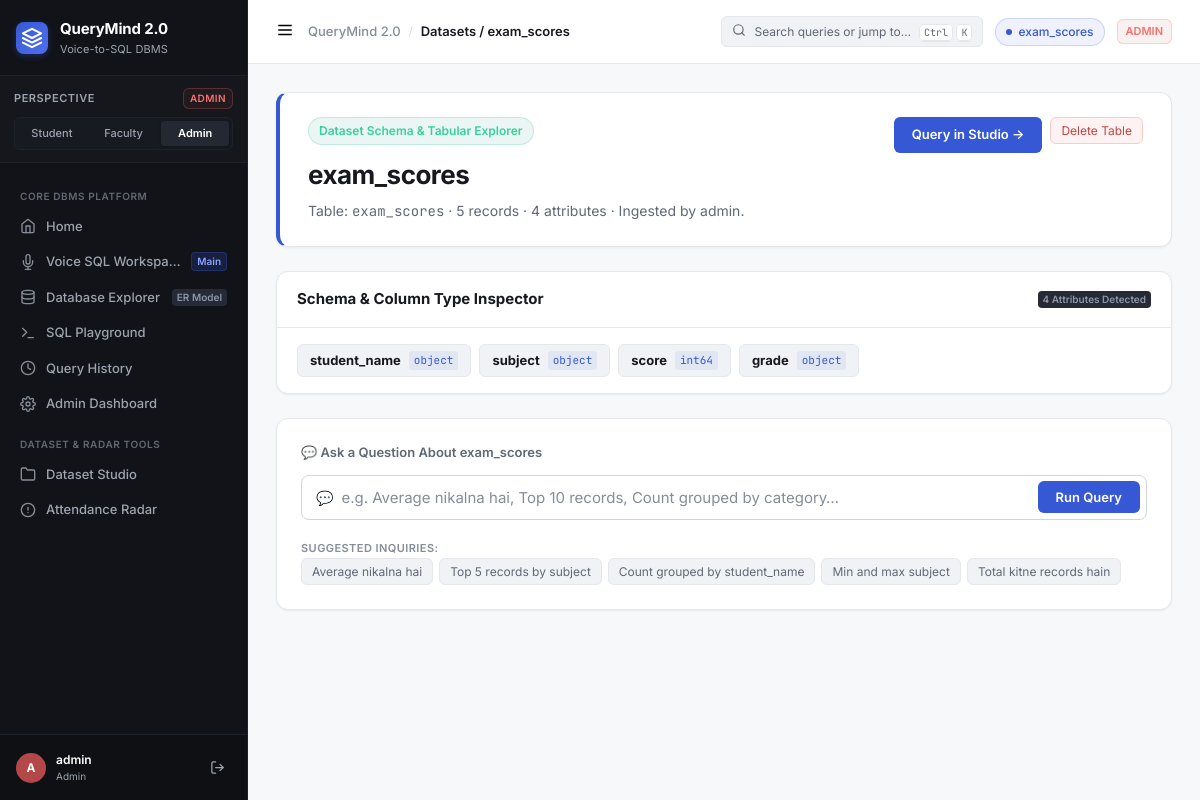
Screenshot of /datasets/exam_scores with the database file from the repository.
### tables this page shows
CREATE TABLE dataset_registry (
            id           INTEGER PRIMARY KEY AUTOINCREMENT,
            table_name   TEXT NOT NULL UNIQUE,
            display_name TEXT NOT NULL,
            row_count    INTEGER DEFAULT 0,
            col_count    INTEGER DEFAULT 0,
            columns_json TEXT,
            uploaded_by  TEXT,
            uploaded_at  TEXT DEFAULT (datetime('now'))
        );

### app.py (the view)
@app.route("/datasets/<table_name>")
@login_required
def dataset_view(table_name):
    schema = get_dataset_schema(table_name)
    if not schema:
        flash("Dataset not found.", "danger")
        return redirect(url_for("datasets"))
    return render_template("dataset_view.html", schema=schema,
                           role=session["role"], table_name=table_name)

### app.py (called while the page is built)
def login_required(f):
    from functools import wraps
    @wraps(f)
    def wrapper(*args, **kwargs):
        if "user_id" not in session:
            flash("Please log in to continue.", "warning")
            return redirect(url_for("login"))
        return f(*args, **kwargs)
    return wrapper

@app.before_request
def ensure_default_session():
    if "user_id" not in session:
        session["user_id"] = 1
        session["username"] = "admin"
        session["role"] = "admin"

@app.context_processor
def inject_global_ui_context():
    try:
        datasets = get_uploaded_datasets()
    except Exception:
        datasets = []
    return {
        "current_role": session.get("role", "admin"),
        "current_username": session.get("username", "admin"),
        "global_datasets": datasets,
    }

### db/database.py (called while the page is built, shortened)
def _conn():
    conn = sqlite3.connect(DB_PATH)
    conn.row_factory = sqlite3.Row          # rows accessible as dicts
    conn.execute("PRAGMA foreign_keys = ON")
    conn.execute("PRAGMA journal_mode = WAL")
    return conn

def _setup_registry():
    conn = _conn()
    conn.execute("""
        CREATE TABLE IF NOT EXISTS dataset_registry (
            id           INTEGER PRIMARY KEY AUTOINCREMENT,
            table_name   TEXT NOT NULL UNIQUE,
            display_name TEXT NOT NULL,
            row_count    INTEGER DEFAULT 0,
            col_count    INTEGER DEFAULT 0,
            columns_json TEXT,
            uploaded_by  TEXT,
            uploaded_at  TEXT DEFAULT (datetime('now'))
        )
    """)
    conn.commit()
    count = conn.execute("SELECT COUNT(*) FROM dataset_registry").fetchone()[0]
    conn.close()

def get_uploaded_datasets() -> list:
    _setup_registry()
    conn = _conn()
    rows = conn.execute(
        "SELECT * FROM dataset_registry ORDER BY id DESC"
    ).fetchall()
    conn.close()
    return [dict(r) for r in rows]

### templates/dataset_view.html (shortened to what this page needs)
{% extends "base.html" %}
{% block breadcrumb %}Datasets / {{ schema.display_name }}{% endblock %}
{% block content %}
<div class="workspace-view">
  <div class="role-hero" style="border-left: 4px solid var(--accent-primary);">
    <div class="role-hero-left">
      <div class="role-badge-lg badge-student">
        Dataset Schema &amp; Tabular Explorer
      </div>
      <h1>{{ schema.display_name }}</h1>
      <p class="hero-sub">Table: <code style="font-family:var(--font-mono);">{{ table_name }}</code> · {{ schema.row_count }} records · {{ schema.col_count }} attributes · Ingested by {{ schema.uploaded_by }}.</p>
    </div>
    <div class="dataset-switcher-box">
      <div style="display:flex; gap:8px;">
        <a href="{{ url_for('portal2', table=table_name) }}" class="btn-query">
          Query in Studio →
        </a>
        {% if role == 'admin' %}
        <form method="POST" action="{{ url_for('dataset_delete', table_name=table_name) }}"
              onsubmit="return confirm('Permanently delete table {{ table_name }}?')">
          <button type="submit" class="chip" style="color:var(--status-danger); border-color:#FECACA; background:#FEF2F2;">
            Delete Table
          </button>
        </form>
        {% endif %}
      </div>
    </div>
  </div>
  <div class="gov-card" style="margin-bottom:24px;">
    <div class="gov-card-header">
      <h3>Schema &amp; Column Type Inspector</h3>
      <span class="nav-meta-badge">{{ schema.col_count }} Attributes Detected</span>
    </div>
    <div style="padding:16px 20px;">
      <div style="display:flex; flex-wrap:wrap; gap:8px;">
        {% for col in schema.col_info %}
        <div style="display:inline-flex; align-items:center; gap:8px; padding:6px 12px; background:var(--surface-secondary); border:1px solid var(--border-subtle); border-radius:var(--radius-sm);">
          <strong style="font-size:13px; color:var(--text-primary);">{{ col.name }}</strong>
          <span style="font-family:var(--font-mono); font-size:11px; color:var(--accent-primary); background:var(--accent-subtle); padding:1px 5px; border-radius:3px;">
            {{ col.dtype }}
          </span>
        </div>
        {% endfor %}
      </div>
    </div>
  </div>
  <div class="query-card">
    <div class="card-label">💬 Ask a Question About {{ schema.display_name }}</div>
    <form method="POST" action="{{ url_for('portal2_ask') }}" id="queryForm">
      <div class="query-input-wrapper">
        <span class="query-prefix">💬</span>
        <input type="text" name="question" id="questionInput" class="query-input"
          placeholder="e.g. Average nikalna hai, Top 10 records, Count grouped by category…" required />
        <button type="submit" class="btn-query">Run Query</button>
      </div>
    </form>
    <div class="suggestions">
      <span class="suggestion-label">Suggested Inquiries:</span>
      <div class="suggestion-chips">
        <button class="chip" onclick="ask(this)">Average nikalna hai</button>
        {% if schema.col_info and schema.col_info|length > 1 %}
        <button class="chip" onclick="ask(this)">Top 5 records by {{ schema.col_info[1].name }}</button>
        <button class="chip" onclick="ask(this)">Count grouped by {{ schema.col_info[0].name }}</button>
        <button class="chip" onclick="ask(this)">Min and max {{ schema.col_info[1].name }}</button>
        {% endif %}
        <button class="chip" onclick="ask(this)">Total kitne records hain</button>
      </div>
    </div>
  </div>
</div>
{% endblock %}

### templates/base.html (shortened to what this page needs)
<!DOCTYPE html>
<html lang="en">
<head>
  <link rel="stylesheet" href="{{ url_for('static', filename='css/style.css') }}" />
</head>
<body class="app-shell role-{{ current_role }}">
  <aside class="sidebar-rail">
    <div class="sidebar-brand">
      <a href="{{ url_for('home') }}" class="brand-link">
        <div class="brand-logo-mark">
          <svg width="22" height="22" viewBox="0 0 24 24" fill="none" stroke="currentColor" stroke-width="2.2" stroke-linecap="round" stroke-linejoin="round">
            <polygon points="12 2 2 7 12 12 22 7 12 2"></polygon>
            <polyline points="2 17 12 22 22 17"></polyline>
            <polyline points="2 12 12 17 22 12"></polyline>
          </svg>
        </div>
        <div class="brand-text-block">
          <span class="brand-title">QueryMind 2.0</span>
          <span class="brand-tagline">Voice-to-SQL DBMS</span>
        </div>
      </a>
    </div>
    <div class="role-perspective-box">
      <div class="rpb-header">
        <span class="rpb-label">Perspective</span>
        <span class="rpb-role-badge badge-{{ current_role }}">{{ current_role|upper }}</span>
      </div>
      <div class="role-pills">
        <a href="{{ url_for('switch_role', target_role='student') }}"
           class="role-pill {% if current_role == 'student' %}active{% endif %}" title="Switch to Student Perspective (Aarav Sharma)">
          Student
        </a>
        <a href="{{ url_for('switch_role', target_role='teacher') }}"
           class="role-pill {% if current_role in ('teacher', 'faculty') %}active{% endif %}" title="Switch to Faculty Perspective (Prof. Sharma)">
          Faculty
        </a>
        <a href="{{ url_for('switch_role', target_role='admin') }}"
           class="role-pill {% if current_role == 'admin' %}active{% endif %}" title="Switch to Administrator Governance">
          Admin
        </a>
      </div>
    </div>
    <nav class="sidebar-nav">
      <div class="nav-group-header">Core DBMS Platform</div>
      <a href="{{ url_for('home') }}" class="nav-item {% if request.endpoint == 'home' %}active{% endif %}">
        <span class="nav-icon">
          <svg width="16" height="16" viewBox="0 0 24 24" fill="none" stroke="currentColor" stroke-width="2" stroke-linecap="round" stroke-linejoin="round">
            <path d="M3 9l9-7 9 7v11a2 2 0 0 1-2 2H5a2 2 0 0 1-2-2z"></path>
            <polyline points="9 22 9 12 15 12 15 22"></polyline>
          </svg>
        </span>
        <span class="nav-label">Home</span>
      </a>
      <a href="{{ url_for('voice_sql_workspace') }}" class="nav-item {% if request.endpoint in ('voice_sql_workspace', 'workspace') %}active{% endif %}">
        <span class="nav-icon">
        </span>
        <span class="nav-label">Voice SQL Workspace</span>
        <span class="nav-meta-badge voice-pulse">Main</span>
      </a>
      <a href="{{ url_for('database_explorer') }}" class="nav-item {% if request.endpoint == 'database_explorer' %}active{% endif %}">
        <span class="nav-icon">
          <svg width="16" height="16" viewBox="0 0 24 24" fill="none" stroke="currentColor" stroke-width="2" stroke-linecap="round" stroke-linejoin="round">
            <ellipse cx="12" cy="5" rx="9" ry="3"></ellipse>
            <path d="M21 12c0 1.66-4 3-9 3s-9-1.34-9-3"></path>
            <path d="M3 5v14c0 1.66 4 3 9 3s9-1.34 9-3V5"></path>
          </svg>
        </span>
        <span class="nav-label">Database Explorer</span>
        <span class="nav-meta-badge">ER Model</span>
      </a>
      <a href="{{ url_for('sql_playground') }}" class="nav-item {% if request.endpoint == 'sql_playground' %}active{% endif %}">
        <span class="nav-icon">
          <svg width="16" height="16" viewBox="0 0 24 24" fill="none" stroke="currentColor" stroke-width="2" stroke-linecap="round" stroke-linejoin="round">
            <polyline points="4 17 10 11 4 5"></polyline>
            <line x1="12" y1="19" x2="20" y2="19"></line>
          </svg>
        </span>
        <span class="nav-label">SQL Playground</span>
      </a>
      <a href="{{ url_for('history') }}" class="nav-item {% if request.endpoint == 'history' %}active{% endif %}">
        <span class="nav-icon">
          <svg width="16" height="16" viewBox="0 0 24 24" fill="none" stroke="currentColor" stroke-width="2" stroke-linecap="round" stroke-linejoin="round">
            <circle cx="12" cy="12" r="10"></circle>
            <polyline points="12 6 12 12 16 14"></polyline>
          </svg>
        </span>
        <span class="nav-label">Query History</span>
      </a>
      <a href="{{ url_for('admin_dashboard') }}" class="nav-item {% if request.endpoint in ('admin_dashboard', 'dashboard') %}active{% endif %}">
        <span class="nav-icon">
        </span>
        <span class="nav-label">Admin Dashboard</span>
      </a>
      <div class="nav-group-header">Dataset &amp; Radar Tools</div>
      <a href="{{ url_for('portal1') }}" class="nav-item {% if request.endpoint == 'portal1' %}active{% endif %}">
        <span class="nav-icon">
          <svg width="16" height="16" viewBox="0 0 24 24" fill="none" stroke="currentColor" stroke-width="2" stroke-linecap="round" stroke-linejoin="round">
            <path d="M22 19a2 2 0 0 1-2 2H4a2 2 0 0 1-2-2V5a2 2 0 0 1 2-2h5l2 3h9a2 2 0 0 1 2 2z"></path>
          </svg>
        </span>
        <span class="nav-label">Dataset Studio</span>
      </a>
      {% if current_role in ('admin', 'teacher') %}
      <a href="{{ url_for('defaulters') }}" class="nav-item {% if request.endpoint == 'defaulters' %}active{% endif %}">
        <span class="nav-icon">
          <svg width="16" height="16" viewBox="0 0 24 24" fill="none" stroke="currentColor" stroke-width="2" stroke-linecap="round" stroke-linejoin="round">
            <circle cx="12" cy="12" r="10"></circle>
            <line x1="12" y1="8" x2="12" y2="12"></line>
            <line x1="12" y1="16" x2="12.01" y2="16"></line>
          </svg>
        </span>
        <span class="nav-label">Attendance Radar</span>
      </a>
      {% endif %}
    </nav>
    <div class="sidebar-footer">
      <div class="user-profile-strip">
        <div class="user-avatar avatar-{{ current_role }}">
          {{ current_username[0]|upper }}
        </div>
        <div class="user-info">
          <span class="user-name">{{ current_username }}</span>
          <span class="user-role-text">{{ current_role|title }}</span>
        </div>
        <a href="{{ url_for('logout') }}" class="btn-logout" title="Log out">
          <svg width="15" height="15" viewBox="0 0 24 24" fill="none" stroke="currentColor" stroke-width="2" stroke-linecap="round" stroke-linejoin="round">
            <path d="M9 21H5a2 2 0 0 1-2-2V5a2 2 0 0 1 2-2h4"></path>
            <polyline points="16 17 21 12 16 7"></polyline>
            <line x1="21" y1="12" x2="9" y2="12"></line>
          </svg>
        </a>
      </div>
    </div>
  </aside>
  <div class="app-main-layout">
    <header class="workspace-topbar">
      <div class="topbar-left">
        <button type="button" class="mobile-drawer-btn" onclick="toggleMobileSidebar()" aria-label="Toggle navigation drawer">
          <svg width="18" height="18" viewBox="0 0 24 24" fill="none" stroke="currentColor" stroke-width="2">
            <line x1="3" y1="12" x2="21" y2="12"></line>
            <line x1="3" y1="6" x2="21" y2="6"></line>
            <line x1="3" y1="18" x2="21" y2="18"></line>
          </svg>
        </button>
        <nav class="breadcrumb-trail" aria-label="Breadcrumb">
          <span class="bc-root">QueryMind 2.0</span>
          <span class="bc-sep">/</span>
          <span class="bc-current">
            {% block breadcrumb %}{% endblock %}
          </span>
        </nav>
      </div>
      <div class="topbar-right">
        <button type="button" class="command-palette-trigger" onclick="openCommandPalette()">
          <span class="cpt-icon">
            <svg width="14" height="14" viewBox="0 0 24 24" fill="none" stroke="currentColor" stroke-width="2" stroke-linecap="round" stroke-linejoin="round">
              <circle cx="11" cy="11" r="8"></circle>
              <line x1="21" y1="21" x2="16.65" y2="16.65"></line>
            </svg>
          </span>
          <span class="cpt-text">Search queries or jump to…</span>
          <span class="cpt-shortcut"><kbd>Ctrl</kbd> <kbd>K</kbd></span>
        </button>
        {% if active_dataset_name %}
        <div class="dataset-pill" title="Currently active dataset table">
          <span class="dsp-dot"></span>
          <span class="dsp-name">{{ active_dataset_name }}</span>
        </div>
        {% elif global_datasets and global_datasets|length > 0 %}
        <div class="dataset-pill" title="Loaded datasets">
          <span class="dsp-dot"></span>
          <span class="dsp-name">{{ global_datasets[0].display_name }}</span>
        </div>
        {% endif %}
        <span class="topbar-role-badge badge-{{ current_role }}">
          {{ current_role|upper }}
        </span>
      </div>
    </header>
    <main class="content-canvas">
      {% block content %}{% endblock %}
    </main>
  </div>
</body>
</html>

### rows the page displays
dataset_registry: uploaded_by "ADMIN", uploaded_by "admin", uploaded_by "Admin", display_name "exam_scores", row_count "5", col_count "4"

### other values shown
{{ current_username[0]|upper }} "A"
{{ table_name }} "exam_scores"
{{ col.name }} "student_name" "subject" "score" "grade"
{{ col.dtype }} "object" "object" "int64" "object"
{{ schema.col_info[1].name }} "subject"
{{ schema.col_info[0].name }} "student_name"
